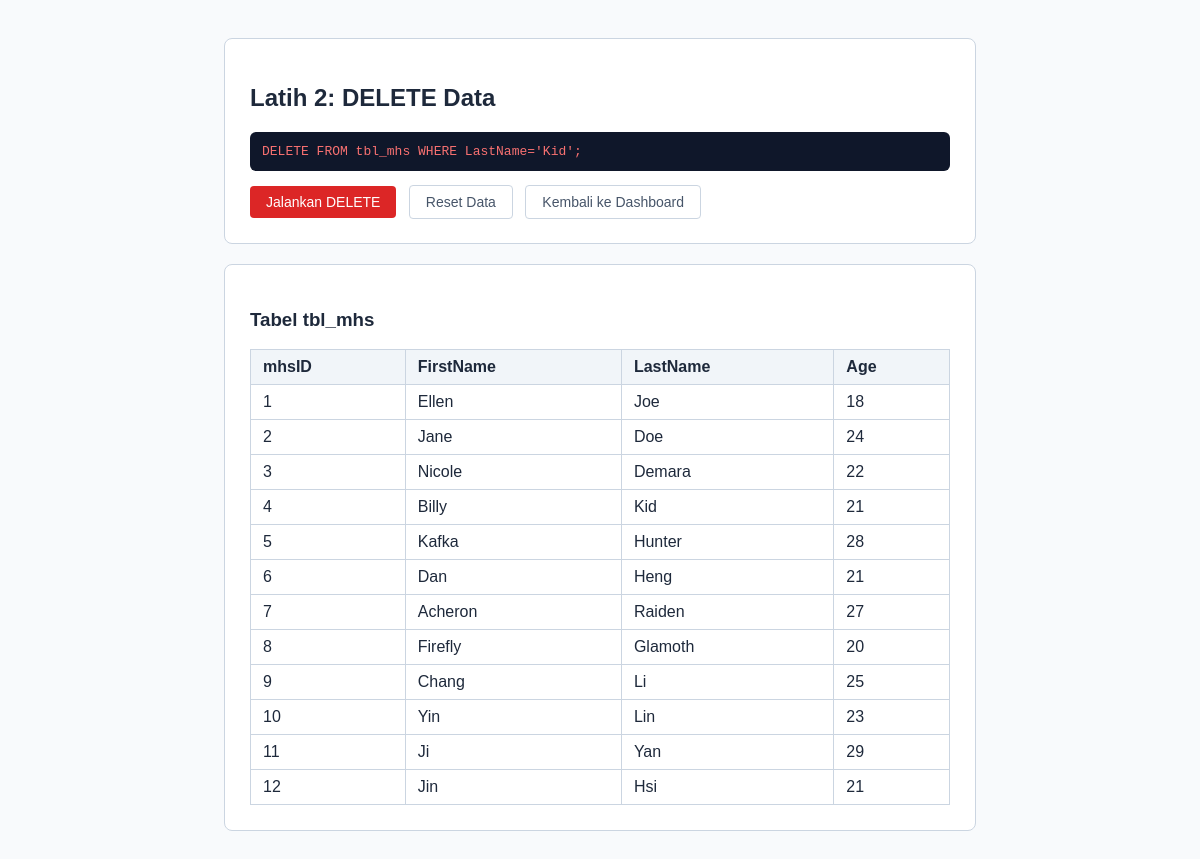
The app's page /latihan_slide/latih2_view.php with its own data.
### tables this page shows
CREATE TABLE `tbl_mhs` (
  `mhsID` int(11) NOT NULL AUTO_INCREMENT,
  `FirstName` varchar(50) DEFAULT NULL,
  `LastName` varchar(50) DEFAULT NULL,
  `Age` int(11) DEFAULT NULL,
  PRIMARY KEY (`mhsID`)
);

### latihan_slide/latih2_view.php (the view, shortened to what this page needs)
<?php
$result = mysql_query("SELECT * FROM tbl_mhs ORDER BY mhsID ASC");
$data_mhs = [];
$has_billy = false;
while ($row = mysql_fetch_assoc($result)) {
    $data_mhs[] = $row;
    if ($row['LastName'] === 'Kid') $has_billy = true;
}
?>
<!DOCTYPE html>
<html lang="id">
<head>
</head>
<body>
    <div class="card">
        <h2>Latih 2: DELETE Data</h2>
        <pre><code>DELETE FROM tbl_mhs WHERE LastName='Kid';</code></pre>
        <form method="POST" style="margin-top: 15px;">
            <button type="submit" name="run_delete" class="btn" <?= !$has_billy ? 'disabled' : '' ?>>Jalankan DELETE</button>
            <a href="reset_tbl_mhs.php?redirect=latih2_view.php" class="btn btn-outline">Reset Data</a>
            <a href="../index.php" class="btn btn-outline">Kembali ke Dashboard</a>
        </form>
    </div>
    <div class="card">
        <h3>Tabel tbl_mhs</h3>
        <table>
            <thead>
                <tr>
                    <th>mhsID</th>
                    <th>FirstName</th>
                    <th>LastName</th>
                    <th>Age</th>
                </tr>
            </thead>
            <tbody>
                <?php foreach ($data_mhs as $row): ?>
                    <tr>
                        <td><?= htmlspecialchars($row['mhsID']) ?></td>
                        <td><?= htmlspecialchars($row['FirstName']) ?></td>
                        <td><?= htmlspecialchars($row['LastName']) ?></td>
                        <td><?= htmlspecialchars($row['Age']) ?></td>
                    </tr>
                <?php endforeach; ?>
            </tbody>
        </table>
    </div>
</body>
</html>

### latihan_slide/latih2_view.php (style rules this page uses)
body { font-family: Arial, sans-serif; padding: 30px; background: #f8fafc; color: #1e293b; }
.card { background: white; padding: 25px; border-radius: 8px; border: 1px solid #cbd5e1; max-width: 700px; margin: 0 auto 20px; }
pre { background: #0f172a; color: #f87171; padding: 12px; border-radius: 6px; font-size: 13px; }
table { width: 100%; border-collapse: collapse; margin-top: 15px; }
th, td { border: 1px solid #cbd5e1; padding: 8px 12px; text-align: left; }
th { background: #f1f5f9; }
.btn { padding: 8px 16px; background: #dc2626; color: white; border: none; border-radius: 4px; cursor: pointer; text-decoration: none; font-size: 14px; }
.btn-outline { background: transparent; color: #475569; border: 1px solid #cbd5e1; margin-left: 8px; }

### records on screen
tbl_mhs: mhsID "1", FirstName "Ellen", LastName "Joe", Age "18"
tbl_mhs: mhsID "2", FirstName "Jane", LastName "Doe", Age "24"
tbl_mhs: mhsID "3", FirstName "Nicole", LastName "Demara", Age "22"
tbl_mhs: mhsID "4", FirstName "Billy", LastName "Kid", Age "21"
tbl_mhs: mhsID "5", FirstName "Kafka", LastName "Hunter", Age "28"
tbl_mhs: mhsID "6", FirstName "Dan", LastName "Heng", Age "21"
tbl_mhs: mhsID "7", FirstName "Acheron", LastName "Raiden", Age "27"
tbl_mhs: mhsID "8", FirstName "Firefly", LastName "Glamoth", Age "20"
tbl_mhs: mhsID "9", FirstName "Chang", LastName "Li", Age "25"
tbl_mhs: mhsID "10", FirstName "Yin", LastName "Lin", Age "23"
tbl_mhs: mhsID "11", FirstName "Ji", LastName "Yan", Age "29"
tbl_mhs: mhsID "12", FirstName "Jin", LastName "Hsi", Age "21"
